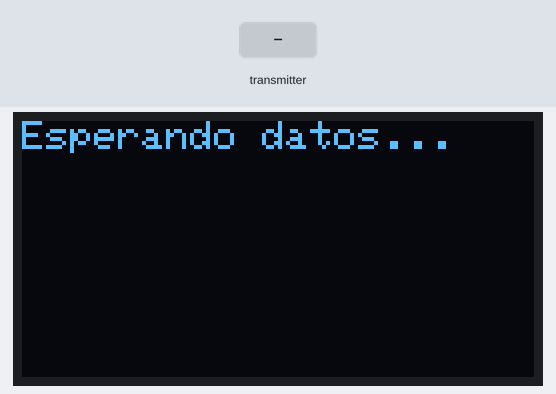
Bench run of a program on a simulated ESP32-S3. Shown: 128×64 one-colour display. The inputs (shaded band) are chosen by the test bench. No radio packets arrive unless stated; what the program prints to the serial monitor is not drawn.

Above: at 1.2 s.
1.3 s: the transmitter starts sending latitud = 0
At 2.4 s:
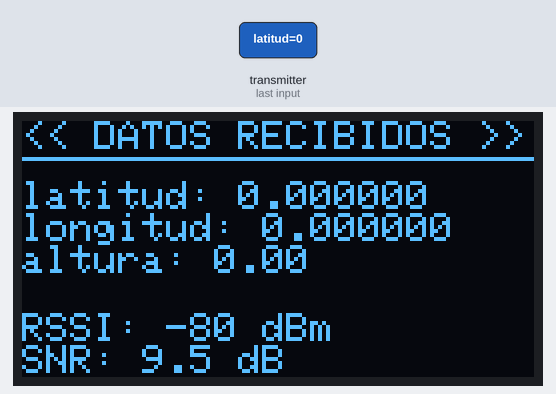
2.8 s: the transmitter starts sending longitud = 25
At 3.6 s:
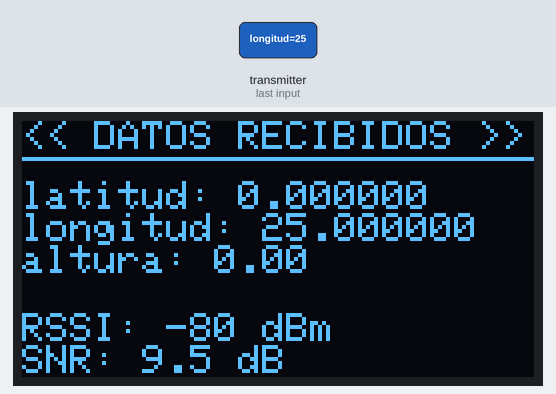
4.3 s: the transmitter starts sending altura_gps = 25
At 4.8 s:
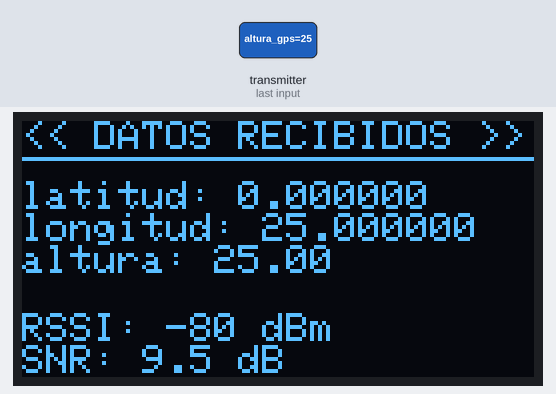
5.8 s: the transmitter starts sending latitud = 25
At 7.0 s:
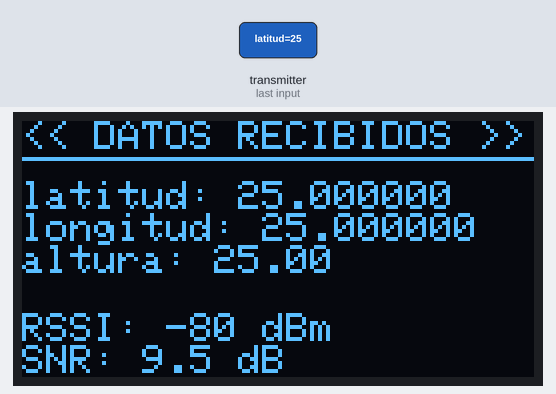
7.3 s: the transmitter starts sending longitud = 50
At 8.2 s:
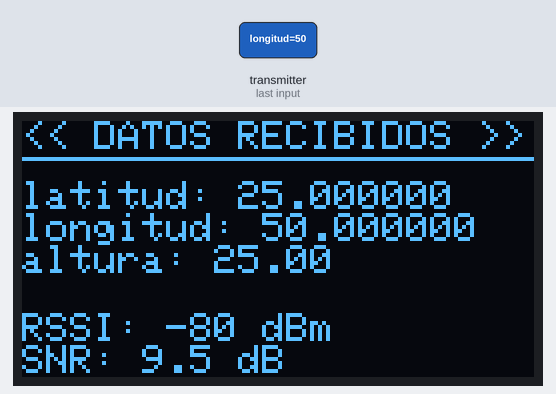
8.8 s: the transmitter starts sending altura_gps = 50
At 9.3 s:
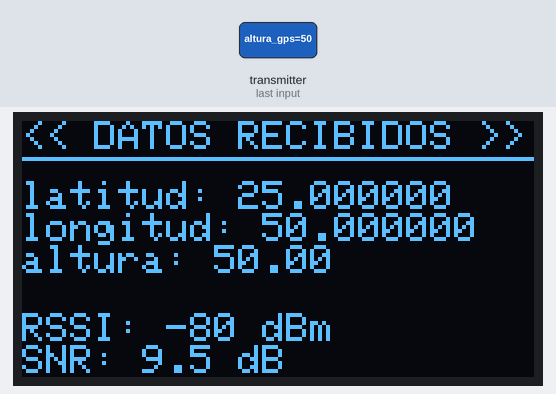
Timing chart, 0 to 11.3 s (numbered marks = the images above; inputs shaded):
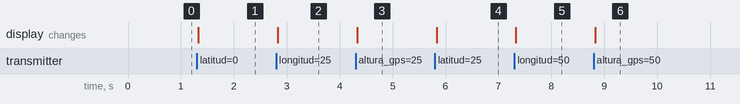

Measured:
- after the input at 1.3 s, the display: changes at once (image 1)
- after the input at 2.8 s, the display: changes at once (image 2)
- after the input at 4.3 s, the display: changes at once (image 3)
- after the input at 5.8 s, the display: changes at once (image 4)
- after the input at 7.3 s, the display: changes at once (image 5)
- after the input at 8.8 s, the display: changes at once (image 6)

The program:

main.cpp
```cpp
// LILYGO LORA RECEPTOR (CON PANTALLA OLED)

#include <SPI.h>
#include <LoRa.h>
#include <Wire.h>
#include <Adafruit_GFX.h>
#include <Adafruit_SSD1306.h>

// --------CONFIGURACIÓN DE PINES-------------------------------------
// Pines de LoRa (Chip SX1276)
#define LORA_SCK 5
#define LORA_MISO 19
#define LORA_MOSI 27
#define LORA_SS 18
#define LORA_RST 23
#define LORA_DIO0 26

// Pines de la pantalla OLED (I2C)
#define OLED_SDA  21
#define OLED_SCL  22
#define OLED_RST  16  // Pin de reset

// Frecuencia de LoRa - DEBE COINCIDIR CON EL EMISOR - 433E6 (Asia), 868E6 (Europa), 915E6 (Norteamérica)
#define BAND    915.5E6

// Tamaño de la pantalla
#define SCREEN_WIDTH 128
#define SCREEN_HEIGHT 64
#define OLED_RESET -1

// Pantalla
Adafruit_SSD1306 display(SCREEN_WIDTH, SCREEN_HEIGHT, &Wire, OLED_RESET);

// -------------------------------------------------------------------
typedef struct telemetryData {
  double latitud;
  double longitud;
  double altura_gps;
  uint8_t satelites;
}telemetryData_t;


telemetryData_t telemetryData;

void setup()
{
  Serial.begin(115200);
  Serial.println(BAND);
  // 1. Inicializar OLED
  if(!display.begin(SSD1306_SWITCHCAPVCC,0x3C))
  {
    Serial.println("Fallo OLED");
    while(1);
  }

  // 2. Config pantalla
  display.clearDisplay();
  display.setTextSize(1);
  display.setTextColor(SSD1306_WHITE);
  display.println("Esperando datos...");
  display.display();

  // 3. Inicializar LoRa
  SPI.begin(LORA_SCK, LORA_MISO, LORA_MOSI, LORA_SS);
  LoRa.setPins(LORA_SS, LORA_RST, LORA_DIO0);

  // 4. Chequeo
  if(!LoRa.begin(BAND))
  {
    Serial.println("Fallo LoRa");
    while(1);
  }

  // Asignar palabra de sincronización (debe ser la misma en TX y RX)
  LoRa.setSyncWord(0xA0);

  // ESTAS LÍNEAS SON IMPORTANTES PARA LA LATENCIA
  LoRa.setSpreadingFactor(7);     // Mínimo SF para máx velocidad
  LoRa.setSignalBandwidth(500E3); // Máximo BW para máx velocidad

  Serial.println("LoRa iniciado");
}

// ------------------------------------------------------------------
// LOOP
// ------------------------------------------------------------------
void loop()
{

  int packetSize = LoRa.parsePacket();

  //Comprobrar que lo recibido sea igual a los datos de la telemetria
  if (packetSize == sizeof(telemetryData_t))
  {
    uint8_t buffer[sizeof(telemetryData_t)];

    for(int i = 0; i<sizeof(telemetryData_t); i++){ //Recibir todos los datos a la variable buffer
      buffer[i] = LoRa.read();
    }

    memcpy(&telemetryData,buffer,sizeof(buffer)); //Copiar los datos guardados en buffer a telemetryData
    int rssi = LoRa.packetRssi();
    float snr = LoRa.packetSnr();

    //Imprimir en el Monitor Serial
    Serial.print("\n-> MENSAJE: ");
    Serial.print("latitud: ");
    Serial.println(telemetryData.latitud,6);
    Serial.print("longitud: ");
    Serial.println(telemetryData.longitud,6);
    Serial.print("altura: ");
    Serial.println(telemetryData.altura_gps,2);
    Serial.print("   (RSSI: ");
    Serial.print(rssi);
    Serial.print(" dBm | SNR: ");
    Serial.print(snr);
    Serial.println(")");

    // 3. Mostrar en la pantalla OLED
    updateDisplay(rssi, snr);
  }
}

// ------------------------------------------------------------------

// Función para actualizar la pantalla con los datos recibidos
void updateDisplay(int rssi, float snr) {
  display.clearDisplay();
  display.setTextSize(1);
  display.setCursor(0, 0);

  // Encabezado
  display.println("<< DATOS RECIBIDOS >>");
  display.drawFastHLine(0, 9, 128, SSD1306_WHITE); // Línea divisoria

  // Datos
  display.setTextSize(1); // Texto más grande para el mensaje
  display.setCursor(0, 15);
  //Mostrar todos los datos obtenidos
  display.print("latitud: ");
  display.println(telemetryData.latitud,6);
  display.print("longitud: ");
  display.println(telemetryData.longitud,6);
  display.print("altura: ");
  display.println(telemetryData.altura_gps,2);

  // Métricas (Parte inferior)
  display.setTextSize(1);
  display.setCursor(0, 48);
  display.print("RSSI: ");
  display.print(rssi);
  display.println(" dBm");

  display.setCursor(0, 56);
  display.print("SNR: ");
  display.print(snr, 1); // 1 decimal
  display.println(" dB");

  display.display(); // Muestra el buffer en la pantalla física
}
```
